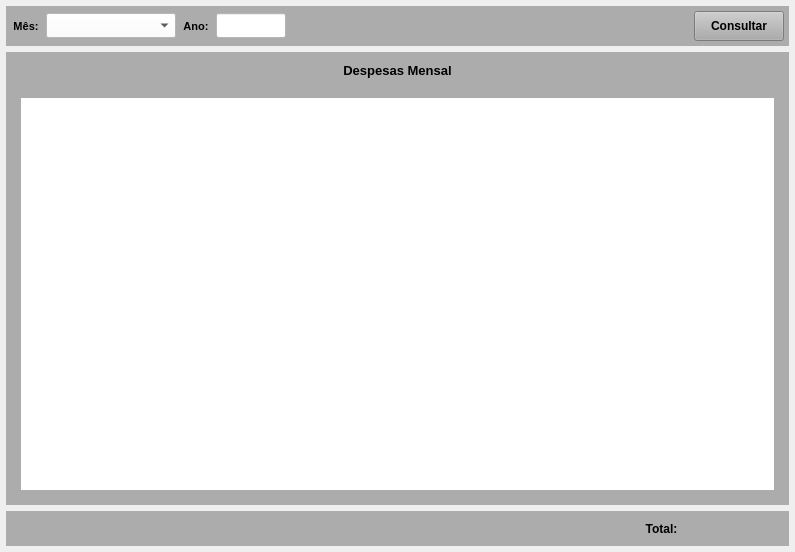
<?xml version="1.0" encoding="UTF-8"?>
<ui version="4.0">
 <class>MainWindow</class>
 <widget class="QMainWindow" name="MainWindow">
  <property name="geometry">
   <rect>
    <x>0</x>
    <y>0</y>
    <width>795</width>
    <height>552</height>
   </rect>
  </property>
  <property name="windowTitle">
   <string>Despesas Mensal</string>
  </property>
  <widget class="QWidget" name="centralwidget">
   <layout class="QVBoxLayout" name="verticalLayout">
    <property name="leftMargin">
     <number>6</number>
    </property>
    <property name="topMargin">
     <number>6</number>
    </property>
    <property name="rightMargin">
     <number>6</number>
    </property>
    <property name="bottomMargin">
     <number>6</number>
    </property>
    <item>
     <widget class="QWidget" name="widget_5" native="true">
      <property name="minimumSize">
       <size>
        <width>0</width>
        <height>40</height>
       </size>
      </property>
      <property name="maximumSize">
       <size>
        <width>16777215</width>
        <height>40</height>
       </size>
      </property>
      <property name="styleSheet">
       <string notr="true">background-color: rgb(172, 172, 172);</string>
      </property>
      <layout class="QHBoxLayout" name="horizontalLayout_3">
       <property name="spacing">
        <number>5</number>
       </property>
       <property name="leftMargin">
        <number>5</number>
       </property>
       <property name="topMargin">
        <number>5</number>
       </property>
       <property name="rightMargin">
        <number>5</number>
       </property>
       <property name="bottomMargin">
        <number>5</number>
       </property>
       <item>
        <widget class="QLabel" name="label_16">
         <property name="minimumSize">
          <size>
           <width>0</width>
           <height>0</height>
          </size>
         </property>
         <property name="maximumSize">
          <size>
           <width>30</width>
           <height>16777215</height>
          </size>
         </property>
         <property name="font">
          <font>
           <pointsize>8</pointsize>
           <weight>75</weight>
           <bold>true</bold>
          </font>
         </property>
         <property name="text">
          <string>Mês:</string>
         </property>
         <property name="alignment">
          <set>Qt::AlignCenter</set>
         </property>
        </widget>
       </item>
       <item>
        <widget class="QComboBox" name="combo_Meses">
         <property name="sizePolicy">
          <sizepolicy hsizetype="Preferred" vsizetype="Preferred">
           <horstretch>0</horstretch>
           <verstretch>0</verstretch>
          </sizepolicy>
         </property>
         <property name="minimumSize">
          <size>
           <width>0</width>
           <height>0</height>
          </size>
         </property>
         <property name="maximumSize">
          <size>
           <width>130</width>
           <height>25</height>
          </size>
         </property>
         <property name="font">
          <font>
           <pointsize>8</pointsize>
          </font>
         </property>
         <property name="styleSheet">
          <string notr="true">background-color: rgb(255, 255, 255);</string>
         </property>
         <item>
          <property name="text">
           <string/>
          </property>
         </item>
         <item>
          <property name="text">
           <string>1 - JANEIRO</string>
          </property>
         </item>
         <item>
          <property name="text">
           <string>2 - FEVEREIRO</string>
          </property>
         </item>
         <item>
          <property name="text">
           <string>3 - MARÇO</string>
          </property>
         </item>
         <item>
          <property name="text">
           <string>4 - ABRIL</string>
          </property>
         </item>
         <item>
          <property name="text">
           <string>5 - MAIO</string>
          </property>
         </item>
         <item>
          <property name="text">
           <string>6 - JUNHO</string>
          </property>
         </item>
         <item>
          <property name="text">
           <string>7 - JULHO</string>
          </property>
         </item>
         <item>
          <property name="text">
           <string>8 - AGOSTO</string>
          </property>
         </item>
         <item>
          <property name="text">
           <string>9 - SETEMBRO</string>
          </property>
         </item>
         <item>
          <property name="text">
           <string>10 - OUTUBRO</string>
          </property>
         </item>
         <item>
          <property name="text">
           <string>11 - NOVEMBRO</string>
          </property>
         </item>
         <item>
          <property name="text">
           <string>12 - DEZEMBRO</string>
          </property>
         </item>
        </widget>
       </item>
       <item>
        <widget class="QLabel" name="label_17">
         <property name="minimumSize">
          <size>
           <width>0</width>
           <height>0</height>
          </size>
         </property>
         <property name="maximumSize">
          <size>
           <width>30</width>
           <height>16777215</height>
          </size>
         </property>
         <property name="font">
          <font>
           <pointsize>8</pointsize>
           <weight>75</weight>
           <bold>true</bold>
          </font>
         </property>
         <property name="text">
          <string>Ano:</string>
         </property>
         <property name="alignment">
          <set>Qt::AlignCenter</set>
         </property>
        </widget>
       </item>
       <item>
        <widget class="QLineEdit" name="line_Ano">
         <property name="sizePolicy">
          <sizepolicy hsizetype="Preferred" vsizetype="Preferred">
           <horstretch>0</horstretch>
           <verstretch>0</verstretch>
          </sizepolicy>
         </property>
         <property name="maximumSize">
          <size>
           <width>70</width>
           <height>25</height>
          </size>
         </property>
         <property name="font">
          <font>
           <pointsize>8</pointsize>
          </font>
         </property>
         <property name="styleSheet">
          <string notr="true">background-color: rgb(255, 255, 255);</string>
         </property>
         <property name="text">
          <string/>
         </property>
         <property name="maxLength">
          <number>45</number>
         </property>
         <property name="alignment">
          <set>Qt::AlignCenter</set>
         </property>
        </widget>
       </item>
       <item>
        <widget class="QLabel" name="label">
         <property name="text">
          <string/>
         </property>
        </widget>
       </item>
       <item>
        <widget class="QPushButton" name="btn_Consulta">
         <property name="sizePolicy">
          <sizepolicy hsizetype="Preferred" vsizetype="Preferred">
           <horstretch>0</horstretch>
           <verstretch>0</verstretch>
          </sizepolicy>
         </property>
         <property name="minimumSize">
          <size>
           <width>90</width>
           <height>30</height>
          </size>
         </property>
         <property name="maximumSize">
          <size>
           <width>90</width>
           <height>30</height>
          </size>
         </property>
         <property name="font">
          <font>
           <pointsize>9</pointsize>
           <weight>75</weight>
           <bold>true</bold>
          </font>
         </property>
         <property name="cursor">
          <cursorShape>PointingHandCursor</cursorShape>
         </property>
         <property name="text">
          <string>Consultar</string>
         </property>
        </widget>
       </item>
      </layout>
     </widget>
    </item>
    <item>
     <widget class="QWidget" name="widget_4" native="true">
      <property name="styleSheet">
       <string notr="true">background-color: rgb(172, 172, 172);</string>
      </property>
      <layout class="QVBoxLayout" name="verticalLayout_2">
       <property name="spacing">
        <number>6</number>
       </property>
       <property name="leftMargin">
        <number>6</number>
       </property>
       <property name="topMargin">
        <number>6</number>
       </property>
       <property name="rightMargin">
        <number>6</number>
       </property>
       <property name="bottomMargin">
        <number>6</number>
       </property>
       <item>
        <widget class="QLabel" name="label_5">
         <property name="minimumSize">
          <size>
           <width>0</width>
           <height>0</height>
          </size>
         </property>
         <property name="maximumSize">
          <size>
           <width>16777215</width>
           <height>25</height>
          </size>
         </property>
         <property name="font">
          <font>
           <pointsize>10</pointsize>
           <weight>75</weight>
           <bold>true</bold>
          </font>
         </property>
         <property name="text">
          <string>Despesas Mensal</string>
         </property>
         <property name="alignment">
          <set>Qt::AlignCenter</set>
         </property>
        </widget>
       </item>
       <item>
        <widget class="QWidget" name="widget_2" native="true">
         <layout class="QHBoxLayout" name="horizontalLayout_2">
          <item>
           <widget class="QWidget" name="widget_grafico" native="true">
            <property name="styleSheet">
             <string notr="true">background-color: rgb(255, 255, 255);</string>
            </property>
           </widget>
          </item>
         </layout>
        </widget>
       </item>
      </layout>
     </widget>
    </item>
    <item>
     <widget class="QWidget" name="widget" native="true">
      <property name="maximumSize">
       <size>
        <width>16777215</width>
        <height>35</height>
       </size>
      </property>
      <property name="styleSheet">
       <string notr="true">background-color: rgb(172, 172, 172);</string>
      </property>
      <layout class="QHBoxLayout" name="horizontalLayout">
       <property name="spacing">
        <number>5</number>
       </property>
       <property name="leftMargin">
        <number>5</number>
       </property>
       <property name="topMargin">
        <number>5</number>
       </property>
       <property name="rightMargin">
        <number>5</number>
       </property>
       <property name="bottomMargin">
        <number>5</number>
       </property>
       <item>
        <widget class="QLabel" name="label_2">
         <property name="text">
          <string/>
         </property>
        </widget>
       </item>
       <item>
        <widget class="QLabel" name="label_18">
         <property name="minimumSize">
          <size>
           <width>0</width>
           <height>0</height>
          </size>
         </property>
         <property name="maximumSize">
          <size>
           <width>35</width>
           <height>16777215</height>
          </size>
         </property>
         <property name="font">
          <font>
           <pointsize>9</pointsize>
           <weight>75</weight>
           <bold>true</bold>
          </font>
         </property>
         <property name="text">
          <string>Total:</string>
         </property>
         <property name="alignment">
          <set>Qt::AlignCenter</set>
         </property>
        </widget>
       </item>
       <item>
        <widget class="QLabel" name="label_Total">
         <property name="maximumSize">
          <size>
           <width>100</width>
           <height>25</height>
          </size>
         </property>
         <property name="font">
          <font>
           <pointsize>9</pointsize>
           <weight>75</weight>
           <bold>true</bold>
          </font>
         </property>
         <property name="text">
          <string/>
         </property>
         <property name="alignment">
          <set>Qt::AlignCenter</set>
         </property>
        </widget>
       </item>
      </layout>
     </widget>
    </item>
   </layout>
  </widget>
 </widget>
 <resources/>
 <connections/>
</ui>
